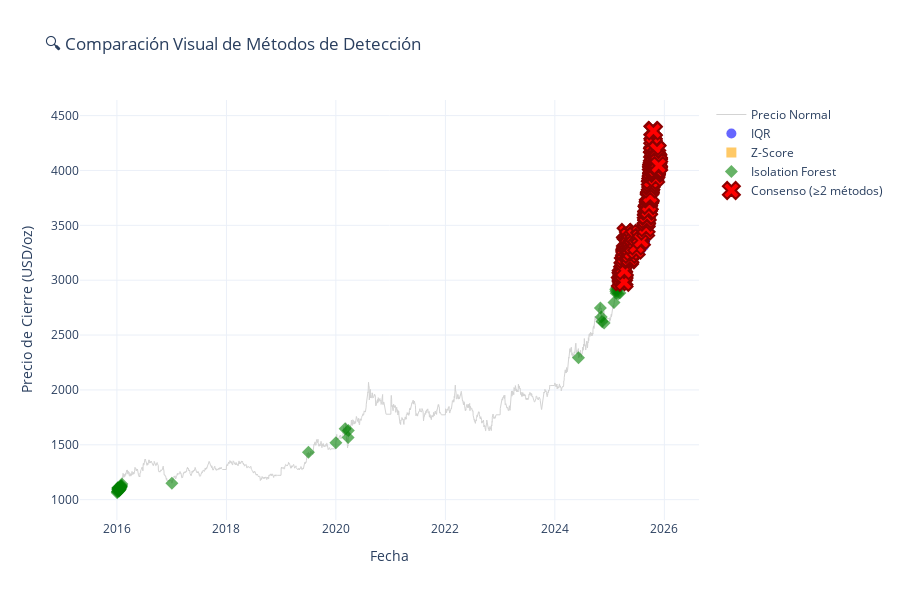

Notebook code for this chart:
### Code cell
# Visualización comparativa en la serie temporal
fig = go.Figure()

# Serie de precios
fig.add_trace(go.Scatter(
    x=df.index,
    y=df['Close'],
    mode='lines',
    name='Precio Normal',
    line=dict(color='lightgray', width=1)
))

# Outliers por cada método
fig.add_trace(go.Scatter(
    x=df[df['outlier_iqr']].index,
    y=df[df['outlier_iqr']]['Close'],
    mode='markers',
    name='IQR',
    marker=dict(color='blue', size=10, symbol='circle', opacity=0.6)
))

fig.add_trace(go.Scatter(
    x=df[df['outlier_zscore']].index,
    y=df[df['outlier_zscore']]['Close'],
    mode='markers',
    name='Z-Score',
    marker=dict(color='orange', size=10, symbol='square', opacity=0.6)
))

fig.add_trace(go.Scatter(
    x=df[df['outlier_iforest']].index,
    y=df[df['outlier_iforest']]['Close'],
    mode='markers',
    name='Isolation Forest',
    marker=dict(color='green', size=10, symbol='diamond', opacity=0.6)
))

# Consenso (destacado)
fig.add_trace(go.Scatter(
    x=df[df['outlier_consensus']].index,
    y=df[df['outlier_consensus']]['Close'],
    mode='markers',
    name='Consenso (≥2 métodos)',
    marker=dict(color='red', size=15, symbol='x', line=dict(width=2, color='darkred'))
))

fig.update_layout(
    title='🔍 Comparación Visual de Métodos de Detección',
    xaxis_title='Fecha',
    yaxis_title='Precio de Cierre (USD/oz)',
    template='plotly_white',
    height=600,
    hovermode='x unified'
)

fig.show()

### Figure 1 — Plotly figure (JSON) as saved in the notebook; plotly's stock layout.template omitted (floating-point values rounded to 4 significant figures; data arrays with more than 128 entries replaced by an {"elided": "..."} marker saying what was removed)
{"data": [{"line": {"color": "lightgray", "width": 1}, "mode": "lines", "name": "Precio Normal", "type": "scatter", "x": {"elided": "3614 str values"}, "y": {"elided": "3614 float values"}}, {"marker": {"color": "blue", "opacity": 0.6, "size": 10, "symbol": "circle"}, "mode": "markers", "name": "IQR", "type": "scatter", "x": {"elided": "258 str values"}, "y": {"elided": "258 float values"}}, {"marker": {"color": "orange", "opacity": 0.6, "size": 10, "symbol": "square"}, "mode": "markers", "name": "Z-Score", "type": "scatter", "x": ["2025-09-15T00:00:00", "2025-09-16T00:00:00", "2025-09-19T00:00:00", "2025-09-20T00:00:00", "2025-09-21T00:00:00", "2025-09-22T00:00:00", "2025-09-23T00:00:00", "2025-09-24T00:00:00", "2025-09-25T00:00:00", "2025-09-26T00:00:00", "2025-09-27T00:00:00", "2025-09-28T00:00:00", "2025-09-29T00:00:00", "2025-09-30T00:00:00", "2025-10-01T00:00:00", "2025-10-02T00:00:00", "2025-10-03T00:00:00", "2025-10-04T00:00:00", "2025-10-05T00:00:00", "2025-10-06T00:00:00", "2025-10-07T00:00:00", "2025-10-08T00:00:00", "2025-10-09T00:00:00", "2025-10-10T00:00:00", "2025-10-11T00:00:00", "2025-10-12T00:00:00", "2025-10-13T00:00:00", "2025-10-14T00:00:00", "2025-10-15T00:00:00", "2025-10-16T00:00:00", "2025-10-17T00:00:00", "2025-10-18T00:00:00", "2025-10-19T00:00:00", "2025-10-20T00:00:00", "2025-10-21T00:00:00", "2025-10-22T00:00:00", "2025-10-23T00:00:00", "2025-10-24T00:00:00", "2025-10-25T00:00:00", "2025-10-26T00:00:00", "2025-10-27T00:00:00", "2025-10-28T00:00:00", "2025-10-29T00:00:00", "2025-10-30T00:00:00", "2025-10-31T00:00:00", "2025-11-01T00:00:00", "2025-11-02T00:00:00", "2025-11-03T00:00:00", "2025-11-04T00:00:00", "2025-11-05T00:00:00", "2025-11-06T00:00:00", "2025-11-07T00:00:00", "2025-11-08T00:00:00", "2025-11-09T00:00:00", "2025-11-10T00:00:00", "2025-11-11T00:00:00", "2025-11-12T00:00:00", "2025-11-13T00:00:00", "2025-11-14T00:00:00", "2025-11-15T00:00:00", "2025-11-16T00:00:00", "2025-11-17T00:00:00", "2025-11-18T00:00:00", "2025-11-19T00:00:00", "2025-11-20T00:00:00", "2025-11-21T00:00:00", "2025-11-22T00:00:00", "2025-11-23T00:00:00", "2025-11-24T00:00:00"], "y": [3677.0, 3694.0, 3684.0, 3684.0, 3686.0, 3748.0, 3764.0, 3743.0, 3744.0, 3759.0, 3759.0, 3767.0, 3833.0, 3863.0, 3863.0, 3862.0, 3887.0, 3887.0, 3909.0, 3969.0, 3994.0, 4011.0, 3990.0, 4018.0, 4018.0, 4035.0, 4128.0, 4161.0, 4209.0, 4365.0, 4251.0, 4251.0, 4238.0, 4360.0, 4093.0, 4087.0, 4121.0, 4112.0, 4112.0, 4064.0, 3998.0, 3965.0, 3952.0, 4036.0, 4002.0, 4002.0, 3979.0, 3997.0, 3934.0, 3974.0, 3989.0, 4000.0, 4000.0, 4012.0, 4120.0, 4142.0, 4191.0, 4186.0, 4082.0, 4082.0, 4096.0, 4036.0, 4077.0, 4104.0, 4079.0, 4064.0, 4064.0, 4075.0, 4043.0]}, {"marker": {"color": "green", "opacity": 0.6, "size": 10, "symbol": "diamond"}, "mode": "markers", "name": "Isolation Forest", "type": "scatter", "x": {"elided": "181 str values"}, "y": {"elided": "181 float values"}}, {"marker": {"color": "red", "line": {"color": "darkred", "width": 2}, "size": 15, "symbol": "x"}, "mode": "markers", "name": "Consenso (≥2 métodos)", "type": "scatter", "x": {"elided": "132 str values"}, "y": {"elided": "132 float values"}}], "layout": {"height": 600, "hovermode": "x unified", "title": {"text": "🔍 Comparación Visual de Métodos de Detección"}, "xaxis": {"title": {"text": "Fecha"}}, "yaxis": {"title": {"text": "Precio de Cierre (USD/oz)"}}}}
